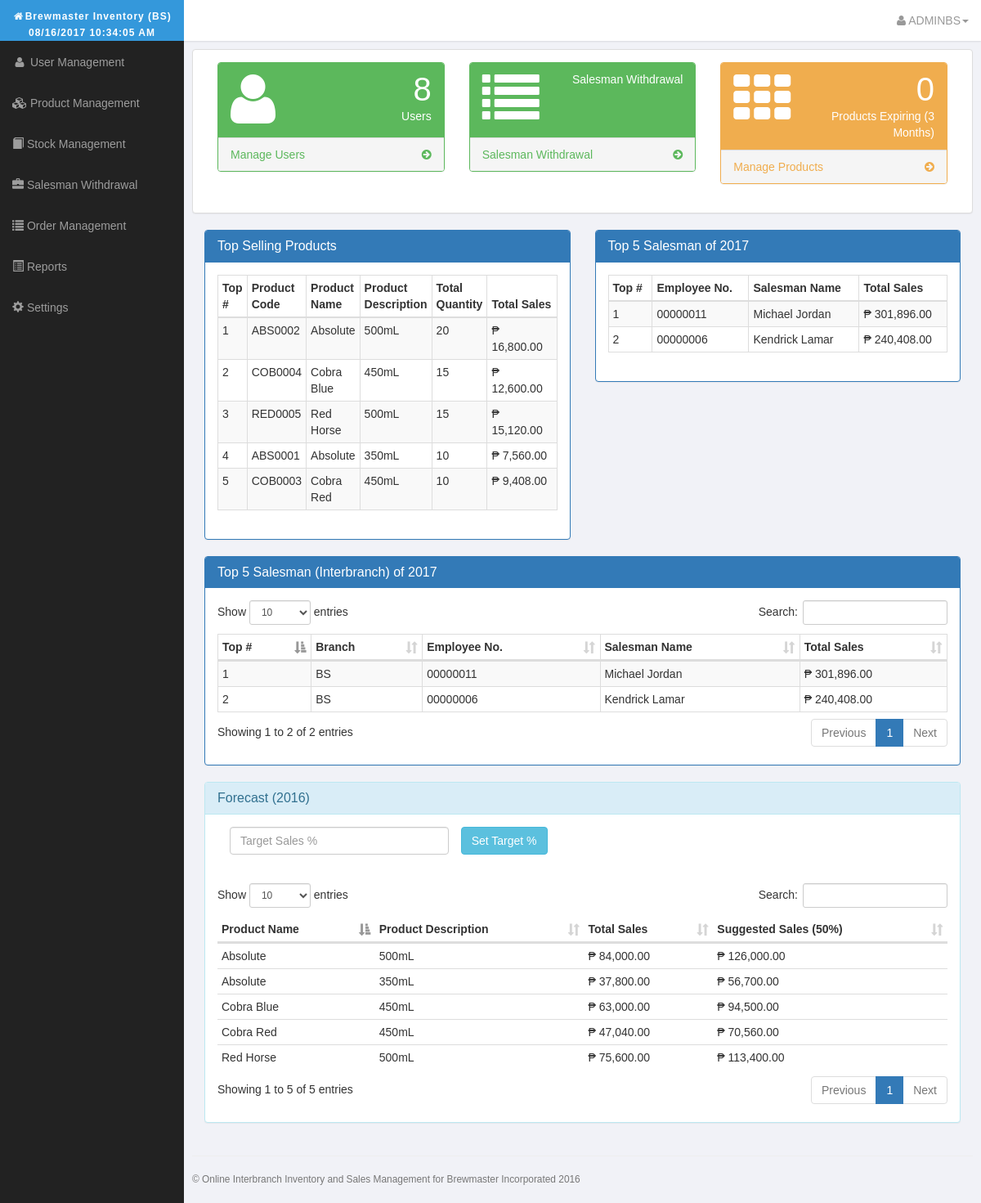
The page /admin (signed in) on the database its author committed.
### tables this page shows
CREATE TABLE `bs_settings` (
  `settings_id` int(11) NOT NULL,
  `vat_percent` double NOT NULL,
  `sellprice_percent` double NOT NULL DEFAULT '0',
  `markup_percentage` int(11) NOT NULL,
  `markUpIsCheck` int(11) NOT NULL,
  `target_sales` int(11) NOT NULL
);

CREATE TABLE `bs_customer` (
  `customer_id` int(11) NOT NULL,
  `customer_info_id` int(11) NOT NULL,
  `customer_distribution_id` int(11) NOT NULL,
  `customer_sws_id` int(11) NOT NULL,
  `customer_name` varchar(255) NOT NULL,
  `customer_address` varchar(255) NOT NULL,
  `customer_contact` varchar(255) NOT NULL,
  `customer_product_id` int(11) NOT NULL,
  `customer_case_id` int(11) NOT NULL,
  `customer_product_name` varchar(255) NOT NULL,
  `customer_product_des` varchar(255) NOT NULL,
  `customer_product_code` varchar(255) NOT NULL,
  `customer_product_exp` varchar(255) NOT NULL,
  `customer_product_qty` int(11) NOT NULL,
  `customer_isEmpty` int(11) NOT NULL,
  `customer_empty_qty` int(11) NOT NULL,
  `customer_product_price` double NOT NULL,
  `customer_salesman_id` int(11) NOT NULL
);

### admin/index.php (the view, shortened to what this page needs)
<?php include 'includes/admin_header.php'; ?>
<?php
$query = "SELECT *
FROM {$prefix}products
WHERE  STR_TO_DATE(expiry_date, '%Y-%m-%d') BETWEEN now()
                   AND DATE_ADD(now(), INTERVAL 3 MONTH)";
$execQuery = mysqli_query($connection,$query);
$monthCount =  mysqli_num_rows($execQuery);
$query = "SELECT * FROM users WHERE branch = '$capitalPrefix';";
$execQuery = mysqli_query($connection,$query);
$userCount = mysqli_num_rows($execQuery);
?>
<div class="row">
  <div class="panel panel-default">
    <div class="panel-body">
      <div class="col-lg-4 col-md-6">
        <div class="panel panel-green">
          <div class="panel-heading">
            <div class="row">
              <div class="col-xs-3">
                <i class="fa fa-user fa-5x"></i>
              </div>
              <div class="col-xs-9 text-right">
                <div class="huge"><?php echo $userCount; ?></div>
                <div>Users</div>
              </div>
            </div>
          </div>
          <a href="users.php">
            <div class="panel-footer">
              <span class="pull-left">Manage Users</span>
              <span class="pull-right"><i class="fa fa-arrow-circle-right"></i></span>
              <span class="clearfix"></span>
            </div>
          </a>
        </div>
      </div>
      <div class="col-lg-4 col-md-6">
        <div class="panel panel-green">
          <div class="panel-heading">
            <div class="row">
              <div class="col-xs-3">
                <i class="fa fa-list fa-5x"></i>
              </div>
              <div class="col-xs-9 text-right">
                <div>Salesman Withdrawal</div>
              </div>
            </div>
          </div>
          <a href="select_salesman.php">
            <div class="panel-footer">
              <span class="pull-left">Salesman Withdrawal</span>
              <span class="pull-right"><i class="fa fa-arrow-circle-right"></i></span>
              <span class="clearfix"></span>
            </div>
          </a>
        </div>
      </div>
      <div class="col-lg-4 col-md-6">
        <div class="panel panel-yellow">
          <div class="panel-heading">
            <div class="row">
              <div class="col-xs-3">
                <i class="fa fa-th fa-5x"></i>
              </div>
              <div class="col-xs-9 text-right">
                <div class="huge"><?php echo $monthCount; ?></div>
                <div>Products Expiring (3 Months)</div>
              </div>
            </div>
          </div>
          <a href="manage_products.php">
            <div class="panel-footer">
              <span class="pull-left">Manage Products</span>
              <span class="pull-right"><i class="fa fa-arrow-circle-right"></i></span>
              <div class="clearfix"></div>
            </div>
          </a>
        </div>
      </div>
    </div>
  </div>
  <div class="col-md-6">
    <div class="panel panel-primary">
      <div class="panel-heading">
        <h3 class="panel-title">Top Selling Products</h3>
      </div>
      <div class="panel-body">
        <table class="table table-hover table-condensed table-bordered table-striped">
          <thead>
            <tr>
              <th>Top #</th>
              <th>Product Code</th>
              <th>Product Name</th>
              <th>Product Description</th>
              <th>Total Quantity</th>
              <th width="100px">Total Sales </th>
            </tr>
          </thead>
          <tbody>
            <?php
            $top = 0;
            $top5prod = "SELECT customer_product_code, customer_product_des, customer_product_name, SUM(customer_product_qty) AS TotalQuantity, SUM(customer_product_qty * customer_product_price) as TotalProdSales FROM {$prefix}customer GROUP BY customer_product_code ORDER BY SUM(customer_product_qty) DESC LIMIT 5";
            $top5prodE = mysqli_query($connection, $top5prod);
            while ($row = mysqli_fetch_array($top5prodE)) {
              $customer_product_code = $row['customer_product_code'];
              $customer_product_des = $row['customer_product_des'];
              $customer_product_name = $row['customer_product_name'];
              $TotalQuantity = $row['TotalQuantity'];
              $TotalProdSales = $row['TotalProdSales'];
              $top++;
              ?>
              <tr>
                <td><?php echo $top; ?></td>
                <td><?php echo $customer_product_code; ?></td>
                <td><?php echo $customer_product_name; ?></td>
                <td><?php echo $customer_product_des; ?></td>
                <td><?php echo $TotalQuantity; ?></td>
                <td><?php echo  '₱ '.number_format($TotalProdSales, 2); ?></td>
              </tr>
              <?php } ?>
            </tbody>
          </table>
        </div>
      </div>
    </div>
    <div class="col-md-6">
      <div class="panel panel-primary">
        <div class="panel-heading">
          <h3 class="panel-title">Top 5 Salesman of 2017</h3>
        </div>
        <div class="panel-body">
          <table class="table table-hover table-condensed table-bordered table-striped">
            <thead>
              <tr>
                <th>Top #</th>
                <th>Employee No.</th>
                <th>Salesman Name</th>
                <th>Total Sales</th>
              </tr>
            </thead>
            <tbody>
              <?php
              $top = 0;
              $top5salesman = "SELECT sws_salesman, sws_smname, SUM(sws_unitprice * sws_quantity) AS TotalSales
              FROM {$prefix}sws
              GROUP BY sws_salesman
              ORDER BY SUM(sws_unitprice * sws_quantity) DESC
              LIMIT 10";
              $top5salesmanE = mysqli_query($connection, $top5salesman);
              while ($row = mysqli_fetch_array($top5salesmanE)) {
                $sws_salesman = $row['sws_salesman'];
                $sws_smname = $row['sws_smname'];
                $TotalSales = $row['TotalSales'];
                $top++;
                ?>
                <tr>
                  <td><?php echo $top; ?></td>
                  <td><?php echo sprintf('%08d', $sws_salesman); ?></td>
                  <td><?php echo $sws_smname; ?></td>
                  <td><?php echo '₱ '. number_format($TotalSales, 2); ?></td>
                </tr>
                <?php } ?>
              </tbody>
            </table>
          </div>
        </div>
      </div>
      <div class="col-md-12">
        <div class="panel panel-primary">
          <div class="panel-heading">
            <h3 class="panel-title">Top 5 Salesman (Interbranch) of 2017</h3>
          </div>
          <div class="panel-body">
            <table class="table table-hover table-condensed table-bordered table-striped" id="tae">
              <thead>
                <tr>
                  <th>Top #</th>
                  <th>Branch</th>
                  <th>Employee No.</th>
                  <th>Salesman Name</th>
                  <th>Total Sales</th>
                </tr>
              </thead>
              <tbody>
                <?php
                $top = 0;
                $top5salesmanInt = "SELECT sws_salesman, sws_smname, sws_branch,
                                    SUM(sws_unitprice * sws_quantity) AS TotalSales
                                    FROM ((SELECT sws_salesman, sws_smname, sws_unitprice, sws_quantity, sws_branch
                                    FROM bs_sws
                                    ) UNION ALL
                                    (SELECT sws_salesman, sws_smname, sws_unitprice, sws_quantity, sws_branch
                                    FROM fv_sws
                                    ) UNION ALL
                                    (SELECT sws_salesman, sws_smname, sws_unitprice, sws_quantity, sws_branch
                                    FROM td_sws
                                    )
                                    ) abc
                                    GROUP BY sws_salesman
                                    ORDER BY TotalSales DESC
                                    LIMIT 5;";
                $top5salesmanIntE = mysqli_query($connection, $top5salesmanInt);
                while ($row = mysqli_fetch_array($top5salesmanIntE)) {
                  $sws_salesman = $row['sws_salesman'];
                  $sws_smname = $row['sws_smname'];
                  $TotalSales = $row['TotalSales'];
                  $sws_branch = $row['sws_branch'];
                  $top++;
                  ?>
                  <tr>
                    <td><?php echo $top; ?></td>
                    <td><?php echo $sws_branch; ?></td>
                    <td><?php echo sprintf('%08d', $sws_salesman); ?></td>
                    <td><?php echo $sws_smname; ?></td>
                    <td><?php echo '₱ '. number_format($TotalSales, 2); ?></td>
                  </tr>
                  <?php } ?>
                </tbody>
              </table>
            </div>
          </div>
        </div>
        <?php
        $selectSales = "SELECT * FROM {$prefix}settings";
        $selectSalesE = mysqli_query($connection, $selectSales);
        while ($row = mysqli_fetch_array($selectSalesE)) {
          $target_sales = $row['target_sales'];
        }
        ?>
        <form action="index.php" method="post">
          <div class="col-md-12">
            <div class="panel panel-info">
              <div class="panel-heading">
                <h3 class="panel-title">Forecast (2016)</h3>
              </div>
              <div class="panel-body">
                <div class="col-md-4">
                  <div class="form-group">
                    <input type="number" name="target_sales" placeholder="Target Sales %" class="form-control" min="1" max="100">
                  </div>
                </div>
                <div class="form-group">
                  <input type="submit" name="submitSales" value="Set Target %" class="btn btn-info">
                </div>
                <br>
                <table class="table table-condensed table-hover" id="example">
                  <thead>
                    <tr>
                      <th>Product Name</th>
                      <th>Product Description</th>
                      <th>Total Sales</th>
                      <th>Suggested Sales (<?php echo $target_sales; ?>%)</th>
                    </tr>
                  </thead>
                  <tbody>
                    <?php
                    $selectYear = "SELECT {$prefix}sws.*, {$prefix}customer.*,
                                  SUM(customer_product_price * customer_product_qty) AS TotalSales
                                  FROM {$prefix}customer INNER JOIN {$prefix}sws ON {$prefix}customer.customer_sws_id = {$prefix}sws.sws_number WHERE date LIKE '%2017%'
                                    GROUP BY customer_product_code
                                    ORDER BY SUM(customer_product_price * customer_product_qty) DESC
                                  LIMIT 10";
                    $selectYearE = mysqli_query($connection, $selectYear);
                    while ($row = mysqli_fetch_array($selectYearE)) {
                      $customer_product_des = $row['customer_product_des'];
                      $customer_product_name = $row['customer_product_name'];
                      $totalSalesF = $row['TotalSales'];
                      ?>
                      <tr>
                        <td><?php echo $customer_product_name; ?></td>
                        <td><?php echo $customer_product_des; ?></td>
                        <td><?php echo '₱ '. number_format($totalSalesF,2); ?></td>
                        <td><?php echo '₱ '. number_format($totalSalesF * (1+($target_sales/100)),2); ?></td>
                      </tr>
                      <?php } ?>
                    </tbody>
                  </table>
                </div>
              </div>
            </div>
          </form>
        </div>
      </div>
      <?php include 'includes/admin_footer.php'; ?>

### css/sb-admin.css (style rules this page uses)
body { margin-top: 100px; background-color: #222; }
@media (min-width:768px) { body { margin-top: 50px; } }
.huge { font-size: 50px; line-height: normal; }
.huge { font-size: 40px; }
.panel-green { border-color: #5cb85c; }
.panel-green > .panel-heading { border-color: #5cb85c; color: #fff; background-color: #5cb85c; }
.panel-green > a { color: #5cb85c; }
.panel-yellow { border-color: #f0ad4e; }
.panel-yellow > .panel-heading { border-color: #f0ad4e; color: #fff; background-color: #f0ad4e; }
.panel-yellow > a { color: #f0ad4e; }

### css/styles.css (style rules this page uses)
body { font-family: Arial, Helvetica, sans-serif; }

### rows shown on the page
bs_settings: target_sales "50"
bs_customer: customer_product_name "Absolute", customer_product_des "500mL", totalSalesF "84,000.00", target_sales "126,000.00"
bs_customer: customer_product_name "Red Horse", customer_product_des "500mL", totalSalesF "75,600.00", target_sales "113,400.00"
bs_customer: customer_product_name "Cobra Blue", customer_product_des "450mL", totalSalesF "63,000.00", target_sales "94,500.00"
bs_customer: customer_product_name "Cobra Red", customer_product_des "450mL", totalSalesF "47,040.00", target_sales "70,560.00"
bs_customer: customer_product_name "Absolute", customer_product_des "350mL", totalSalesF "37,800.00", target_sales "56,700.00"

### other values the page prints
$capitalPrefix "BS"
$_SESSION['username'] "ADMINBS"
$userCount "8"
$monthCount "0"
$customer_product_code "ABS0002"
$customer_product_name "Absolute"
$customer_product_des "500mL"
$TotalQuantity "20"
$TotalProdSales "16,800.00"
$customer_product_code "COB0004"
$customer_product_name "Cobra Blue"
$customer_product_des "450mL"
$TotalQuantity "15"
$TotalProdSales "12,600.00"
$customer_product_code "RED0005"
